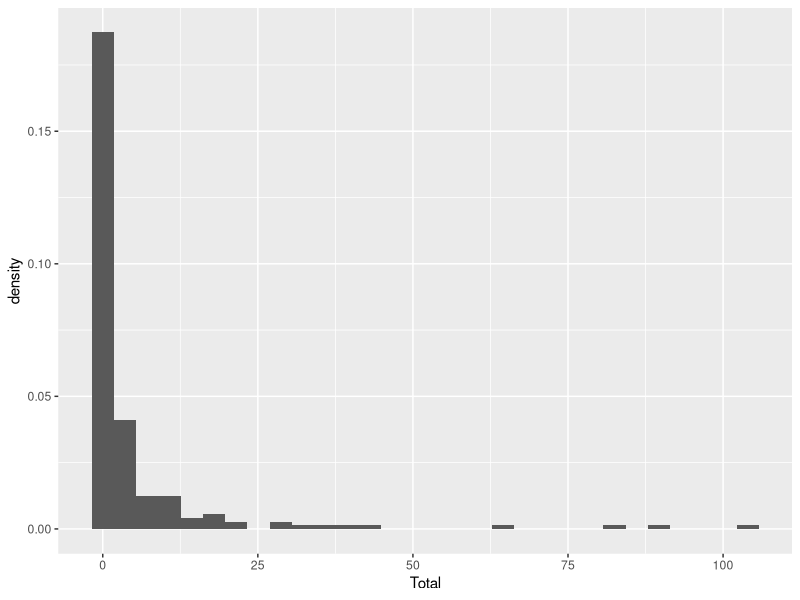
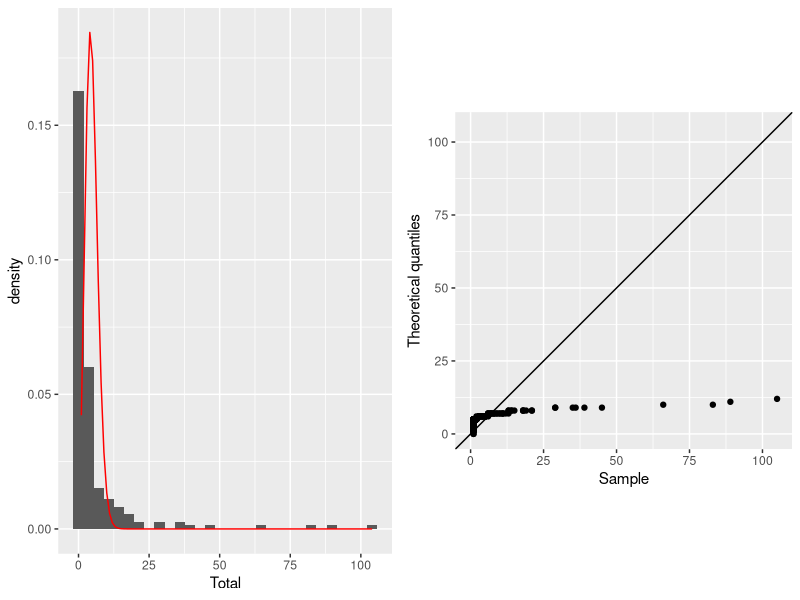
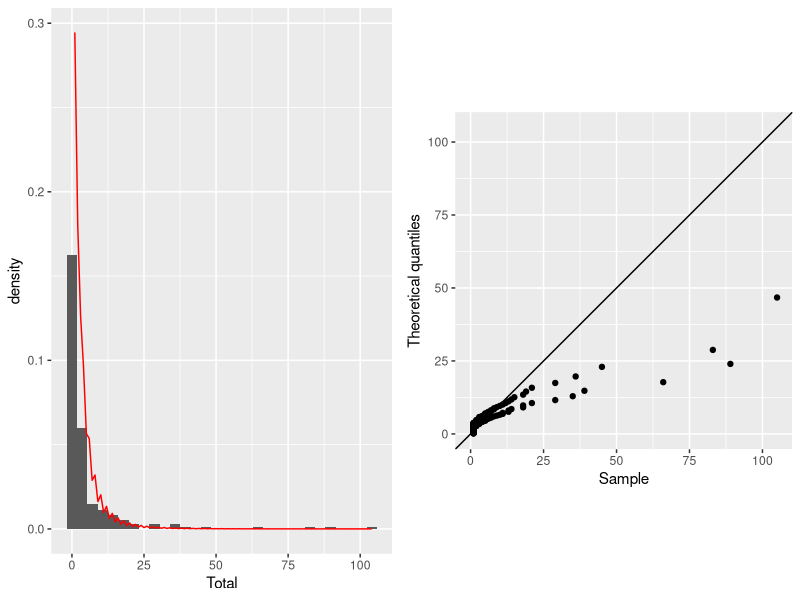
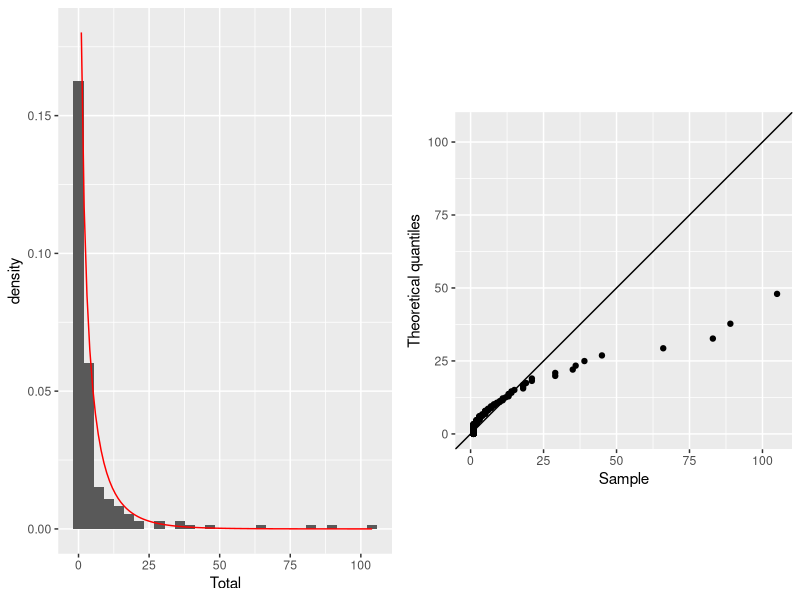
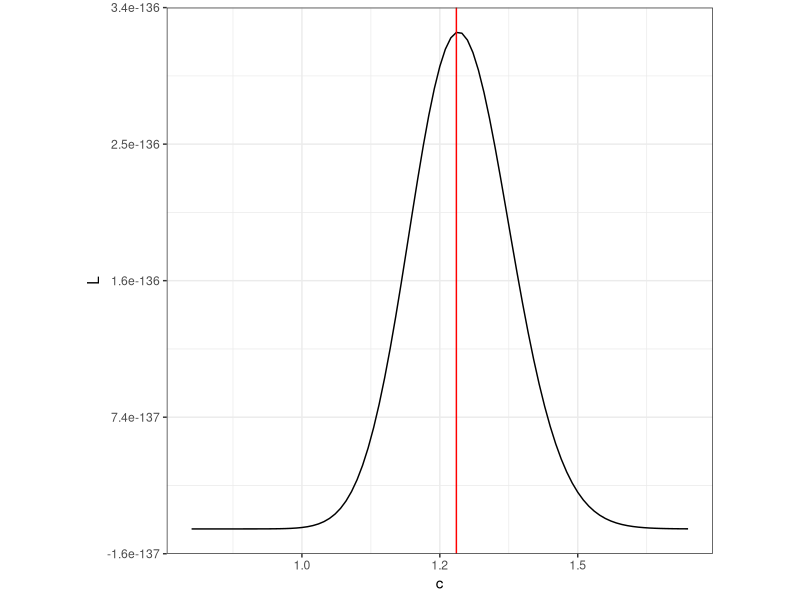
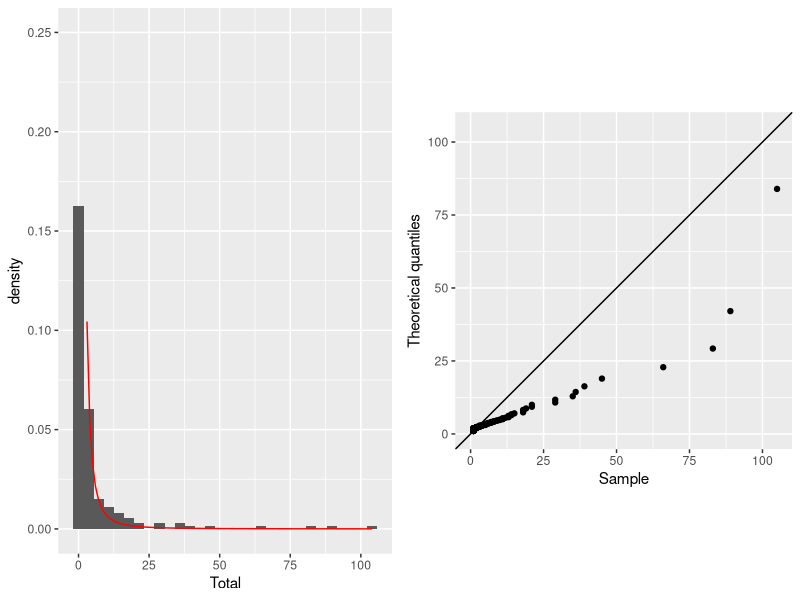
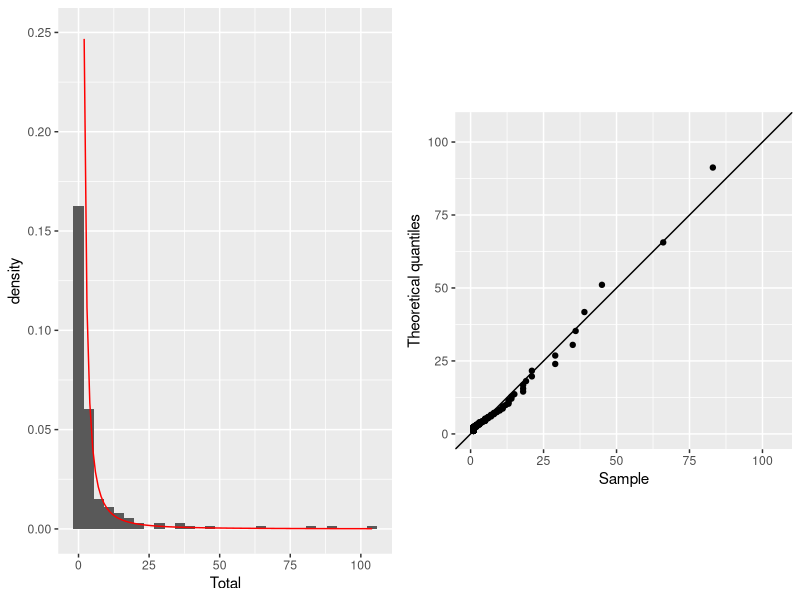
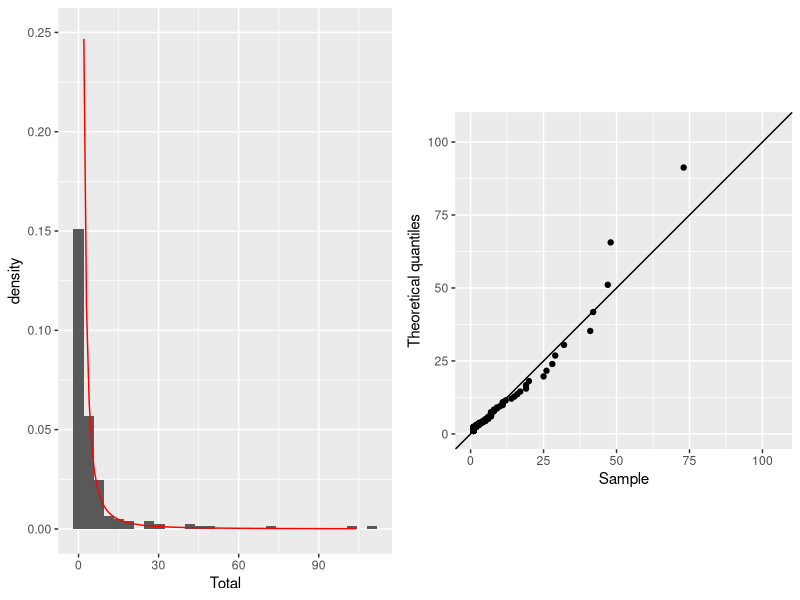

Recreate these plots in R, in order.
## ---- chunk 1
library(knitr)
opts_chunk$set(
  message = FALSE,
  warning = FALSE,
  cache = FALSE,
  echo=FALSE,
  fig.height = 2,
  fig.width = 5,
  collapse = TRUE,
  comment = "#>"
)
options(digits=2)
library(dplyr)
library(tidyr)
library(ggplot2)
library(readr)
library(gridExtra)
## ---- chunk 2
library(readr)
library(ggplot2)
olympics2012 <- read_csv("../data/olympics2012.csv")
df <- data.frame(Total=c(rep(0, 119), sort(olympics2012$Total)))
ggplot(df, aes(x=Total)) + geom_histogram(aes(y=..density..)) 
## ---- chunk 3
library(MASS)
library(gridExtra)
fitdistr(df$Total, "Poisson")
lam <- fitdistr(df$Total, "Poisson")$estimate
n <- 204
df1 <- data.frame(Total=df$Total+1,  
                 q=qpois(c(1 - 0.5^(1/n), (2:(n-1) - 0.3175) / 
                                (n + 0.365),0.5^(1/n)), lam))
df2 <- data.frame(x=seq(1,104,1),
                 d=dpois(seq(1,104,1), lam))
p1 <- ggplot(df1, aes(x=Total)) + geom_histogram(aes(y=..density..)) +
  geom_line(data=df2, aes(x=x, y=d), colour="red")
p2 <- ggplot(df1, aes(x=Total, y=q)) + 
  geom_abline(intercept=0, slope=1) + 
  geom_point() + xlim(c(0,105)) + ylim(c(0,105)) +
  xlab("Sample") + ylab("Theoretical quantiles") +
  theme(aspect.ratio=1)
grid.arrange(p1, p2, ncol=2)
## ---- chunk 4
fitdistr(df$Total+1, "lognormal")
lam <- fitdistr(df$Total+1, "lognormal")
n <- 204
df1 <- data.frame(Total=df$Total+1,  
                 q=qlnorm(c(1 - 0.5^(1/n), (2:(n-1) - 0.3175) / 
                                (n + 0.365),0.5^(1/n)), 
                          lam$estimate))
df2 <- data.frame(x=seq(1,104,1),
                 d=dlnorm(seq(1,104,1), lam$estimate))
p1 <- ggplot(df1, aes(x=Total)) + geom_histogram(aes(y=..density..)) +
  geom_line(data=df2, aes(x=x, y=d), colour="red")
p2 <- ggplot(df1, aes(x=Total, y=q)) + 
  geom_abline(intercept=0, slope=1) + 
  geom_point() + xlim(c(0,105)) + ylim(c(0,105)) +
  xlab("Sample") + ylab("Theoretical quantiles") +
  theme(aspect.ratio=1)
grid.arrange(p1, p2, ncol=2)
## ---- chunk 5
fitdistr(df$Total+1, "weibull")
lam <- fitdistr(df$Total+1, "weibull")
n <- 204
df1 <- data.frame(Total=df$Total+1,  
                 q=qweibull(c(1 - 0.5^(1/n), (2:(n-1) - 0.3175) / 
                                (n + 0.365),0.5^(1/n)), 
                            lam$estimate[1], lam$estimate[2]))
df2 <- data.frame(x=seq(1,104,1),
                 d=dweibull(seq(1,104,1), 
                            lam$estimate[1], lam$estimate[2]))
p1 <- ggplot(df1, aes(x=Total)) + geom_histogram(aes(y=..density..)) +
  geom_line(data=df2, aes(x=x, y=d), colour="red")
p2 <- ggplot(df1, aes(x=Total, y=q)) + 
  geom_abline(intercept=0, slope=1) + 
  geom_point() + xlim(c(0,105)) + ylim(c(0,105)) +
  xlab("Sample") + ylab("Theoretical quantiles") +
  theme(aspect.ratio=1)
grid.arrange(p1, p2, ncol=2)
## ---- chunk 6
dpareto <- function(x, c) {
  # x must be greater than 1
  if (c<=0) stop("c must be positive") # Diagnostic step
  c/x^(c+1)
}
qpareto <- function(p,c){
  if (c<=0) stop("c must be positive > 0")
  if (any(p<0)|any(p>1)) # Symbol | denotes logical OR
    stop("p must be between 0 and 1")
  q <- (1-p)^(-1/c)
  q
}
fitdistr(df$Total+1, dpareto, list(c=1))
lam <- fitdistr(df$Total+1, dpareto, list(c=1))
nmle <- function(x, cr) {
  f <- prod(dpareto(x, cr))
  return(f)
}
g <- data.frame(cr = seq(0.8, 1.7, 0.01))
g$f <- 0
for (i in 1:nrow(g)) {
  g$f[i] <- nmle(df$Total+1, g$cr[i])
}
ggplot(g, aes(x=cr, y=f)) + geom_line() + xlab("c") + ylab("L") + theme_bw() + geom_vline(xintercept=1.28, color="red") +
  theme(aspect.ratio=1)
## ---- chunk 7
n <- 204
df1 <- data.frame(Total=df$Total+1,  
                 q=qpareto(c(1 - 0.5^(1/n), (2:(n-1) - 0.3175) / 
                                (n + 0.365),0.5^(1/n)), 
                            lam$estimate))
df2 <- data.frame(x=seq(1,104,1),
                 d=dpareto(seq(1,104,1), 
                            lam$estimate))
p1 <- ggplot(df1, aes(x=Total)) + geom_histogram(aes(y=..density..)) +
  geom_line(data=df2, aes(x=x, y=d), colour="red") +
  ylim(c(0,0.25))
p2 <- ggplot(df1, aes(x=Total, y=q)) + 
  geom_abline(intercept=0, slope=1) + 
  geom_point() + xlim(c(0,105)) + ylim(c(0,105)) +
  xlab("Sample") + ylab("Theoretical quantiles") +
  theme(aspect.ratio=1)
grid.arrange(p1, p2, ncol=2)
## ---- chunk 8
n <- 204
df1 <- data.frame(Total=df$Total+1,  
                 q=qpareto(c(1 - 0.5^(1/n), (2:(n-1) - 0.3175) / 
                                (n + 0.365),0.5^(1/n)), 
                            0.96))
df2 <- data.frame(x=seq(1,104,1),
                 d=dpareto(seq(1,104,1), 
                            0.96))
p1 <- ggplot(df1, aes(x=Total)) + geom_histogram(aes(y=..density..)) +
  geom_line(data=df2, aes(x=x, y=d), colour="red") +
  ylim(c(0,0.25))
p2 <- ggplot(df1, aes(x=Total, y=q)) + 
  geom_abline(intercept=0, slope=1) + 
  geom_point() + xlim(c(0,105)) + ylim(c(0,105)) +
  xlab("Sample") + ylab("Theoretical quantiles") +
  theme(aspect.ratio=1)
grid.arrange(p1, p2, ncol=2)
## ---- chunk 9
ppareto <- function(q, c) {
  if (c<=0) stop("c must be positive > 0")
  ifelse(q<1, 0, 1-1/q^c)
}
1-ppareto(50, 0.96)
## ---- chunk 10
204*(1-ppareto(50, 0.96))
## ---- chunk 11
library(dplyr)
df %>% filter(Total>50)
## ---- chunk 12
olympics2008 <- read_csv("../data/olympics2008.csv")
df <- data.frame(Total=c(rep(0, 117), sort(olympics2008$Total)))
n <- 204
df1 <- data.frame(Total=df$Total+1,  
                 q=qpareto(c(1 - 0.5^(1/n), (2:(n-1) - 0.3175) / 
                                (n + 0.365),0.5^(1/n)), 
                            0.96))
df2 <- data.frame(x=seq(1,104,1),
                 d=dpareto(seq(1,104,1), 
                            0.96))
p1 <- ggplot(df1, aes(x=Total)) + geom_histogram(aes(y=..density..)) +
  geom_line(data=df2, aes(x=x, y=d), colour="red") +
  ylim(c(0,0.25))
p2 <- ggplot(df1, aes(x=Total, y=q)) + 
  geom_abline(intercept=0, slope=1) + 
  geom_point() + xlim(c(0,105)) + ylim(c(0,105)) +
  xlab("Sample") + ylab("Theoretical quantiles") +
  theme(aspect.ratio=1)
grid.arrange(p1, p2, ncol=2)
## ---- chunk 13
olympics2004 <- read_csv("../data/olympics2004.csv")
df <- data.frame(Total=c(rep(0, 126), sort(olympics2004$Total)))
n <- 201
df1 <- data.frame(Total=df$Total+1,  
                 q=qpareto(c(1 - 0.5^(1/n), (2:(n-1) - 0.3175) / 
                                (n + 0.365),0.5^(1/n)), 
                            0.96))
df2 <- data.frame(x=seq(1,104,1),
                 d=dpareto(seq(1,104,1), 
                            0.96))
p1 <- ggplot(df1, aes(x=Total)) + geom_histogram(aes(y=..density..)) +
  geom_line(data=df2, aes(x=x, y=d), colour="red") +
  ylim(c(0,0.25))
p2 <- ggplot(df1, aes(x=Total, y=q)) + 
  geom_abline(intercept=0, slope=1) + 
  geom_point() + xlim(c(0,105)) + ylim(c(0,105)) +
  xlab("Sample") + ylab("Theoretical quantiles") +
  theme(aspect.ratio=1)
grid.arrange(p1, p2, ncol=2)
